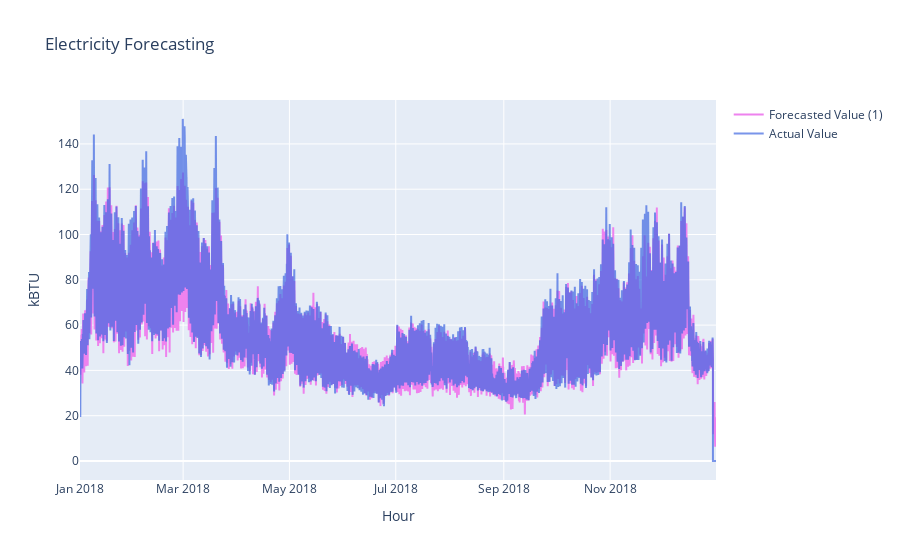

The notebook cell saved with this chart:
### Markdown cell above
To the left of the dashed vertical line we have the training data and to the right the testing data. We see that the actual yearly trend seems to have been correctly fitted in the validation set. Here we have represented each of the 6 calculated values (for every hour avead) for each inout vector. 

We'll zoom in in the third year of the data set and compare the actual values vs. the forecasted ones to see how it fits monthly, weekly and daily fluctuations. 
We'll just use the first of te 6 calculated values based on the idea that the NN should learn the trend and fit a curve in those 30 points (24 before the current value, the current value, and 5 afterwards) being the fit closer to the actual value for the points that come earlier in the prediction curve. 

We see that the squared root of the MSE on the total data set is of 4.893, which is greater than in the previous model, but we should take into account that this model works not only one but six target values.

### Code cell
Predicted = go.Scatter(x=y[train_hours:].index, y=data_predict[train_hours:,0].flatten(), opacity = 1, name = 'Forecasted Value (1)', line=dict(color='violet'), yaxis='y')
Actual = go.Scatter(x=y[train_hours:].index, y=y['electricity(t)'][train_hours:].values, opacity = 0.7, name = 'Actual Value', line=dict(color='royalBlue'), yaxis='y')
layout = go.Layout(title='Electricity Forecasting', xaxis=dict(title='Hour'),
                   yaxis=dict(title='kBTU', overlaying='y'),
                  yaxis2=dict(title='kBTU', side='right'))
fig = go.Figure(data=[Predicted, Actual], layout=layout)
fig.show() # if this is rendered in colab, you should run fig.show(renderer='colab') instead.

### Figure 1 — Plotly figure (JSON) as saved in the notebook; plotly's stock layout.template omitted (floating-point values rounded to 4 significant figures; data arrays with more than 128 entries replaced by an {"elided": "..."} marker saying what was removed)
{"data": [{"line": {"color": "violet"}, "name": "Forecasted Value (1)", "opacity": 1, "type": "scatter", "x": {"elided": "8759 str values"}, "y": {"elided": "8759 float values"}, "yaxis": "y"}, {"line": {"color": "royalBlue"}, "name": "Actual Value", "opacity": 0.7, "type": "scatter", "x": {"elided": "8759 str values"}, "y": {"elided": "8759 float values"}, "yaxis": "y"}], "layout": {"title": {"text": "Electricity Forecasting"}, "xaxis": {"title": {"text": "Hour"}}, "yaxis": {"overlaying": "y", "title": {"text": "kBTU"}}, "yaxis2": {"side": "right", "title": {"text": "kBTU"}}}}
